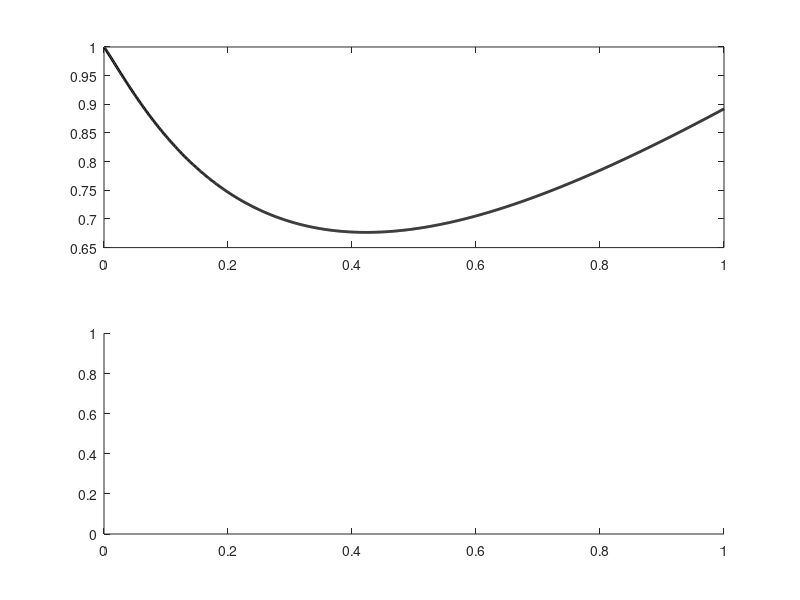

The MATLAB script that drew this image: (Note: this script raises an error after producing the figure.)
% Function GLalpha. 
% Plot transfer function between angle of incidence and lift using 
% unsteady thin aerofoil theory.
%
% Written by: Rafael Palacios (r.palacios@imperial.ac.uk)
% Latest update: August 2014. 
%%%%%%%%%%%%%%%%%%%%%%%%%%%%%%%%
clear all, close all

% Theodorsen function and function between AoA and lift.
theod=@(xx) besselh(1,2,xx)./(besselh(1,2,xx)+i*besselh(0,2,xx));
GLa=@(xx,nu) 2*pi*theod(xx).*(1+i*xx*(1/2-nu))+pi*(i*xx+nu*xx.^2);

% Plot transfer function
figure 
k=0:0.001:1;
for nu_ea=0:-0.25:-1;
  subplot(2,1,1)
   plot(k,abs(GLa(k,nu_ea)/2/pi),'-','Color',[0 1 1]*abs(nu_ea/1.2), 'LineWidth',2), hold on
  subplot(2,1,2)
   plot(k,phase(GLa(k,nu_ea))*180/pi,'-','Color',[0 1 1]*abs(nu_ea/1.2), 'LineWidth',2), hold on
end

% Write legends.
subplot(2,1,1)
    ylabel('Magnitude (abs)','FontSize',19,'FontWeight','bold')
    grid on
subplot(2,1,2)
    xlabel('Reduced frequency, k','FontSize',19,'FontWeight','bold')
    ylabel('Phase (deg)','FontSize',19,'FontWeight','bold')
    grid on
    
% Plot time-history of alpha vs. CL for varying k.
figure
nu_ea=0.25;
theta=0:0.001:pi/2;  % Full cycle in k*s.
alpha=cos(theta);

k=0.01; plot(alpha,real(GLa(k,nu_ea)*exp(i*theta))/2/pi,'b--','LineWidth',2), hold on
k=0.1;  plot(alpha,real(GLa(k,nu_ea)*exp(i*theta))/2/pi,'b-','LineWidth',2), hold on
k=0.5;  plot(alpha,real(GLa(k,nu_ea)*exp(i*theta))/2/pi,'b:','LineWidth',2)

legend('k=0.01','k=0.1','k=0.5')
xlabel('Angle of incidence, \alpha/\alpha_0','FontSize',16,'FontWeight','bold')
ylabel('Lift coefficient, C_L/(2\pi)','FontSize',16,'FontWeight','bold')
